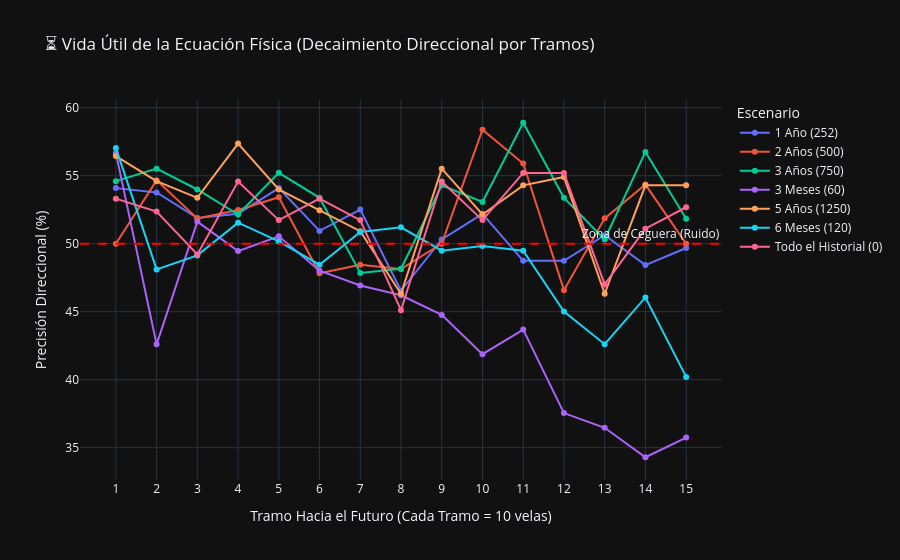

The cell this chart's notebook holds for it:
### Markdown cell above
### ⏳ Módulo 3: La Curva de Decaimiento Predictivo (The Decay Curve)
¿Hasta qué punto en el futuro la ecuación física pierde su fuerza de gravedad y es superada por el ruido del mercado? 
Aquí graficamos la caída de la precisión por **Tramos de 10 Velas** (del Tramo 1 al Tramo 15).

### Code cell
if not df_clean.empty:
    hit_cols = [f'Hit_B{i}' for i in range(1, 16)]
    
    # Promedio global según el Escenario (Periodo + Intervalo)
    decay_df = df_clean.groupby('Escenario')[hit_cols].mean().reset_index()
    
    # Transponer los datos (Melt) para que Plotly pueda dibujar la serie de tiempo
    decay_melted = pd.melt(decay_df, id_vars=['Escenario'], value_vars=hit_cols, 
                           var_name='Bloque_Futuro', value_name='Hit_Ratio')
    
    # Extraer el número de Tramo para el Eje X (1 al 15)
    decay_melted['Hit_Ratio'] = decay_melted['Hit_Ratio'] * 100
    decay_melted['Tramo_Futuro'] = decay_melted['Bloque_Futuro'].str.extract('(\d+)').astype(int)
    
    fig = px.line(decay_melted, x='Tramo_Futuro', y='Hit_Ratio', color='Escenario', markers=True,
                  title="⏳ Vida Útil de la Ecuación Física (Decaimiento Direccional por Tramos)",
                  labels={'Tramo_Futuro': 'Tramo Hacia el Futuro (Cada Tramo = 10 velas)', 'Hit_Ratio': 'Precisión Direccional (%)'})
    
    fig.add_hline(y=50, line_dash="dash", line_color="red", annotation_text="Zona de Ceguera (Ruido)")
    fig.update_xaxes(dtick=1) # Mostrar todos los números del 1 al 15 en el eje X
    fig.update_layout(template='plotly_dark')
    fig.show()

### Figure 1 — Plotly figure (JSON) as saved in the notebook; plotly's stock layout.template omitted (floating-point values rounded to 4 significant figures)
{"data": [{"hovertemplate": "Escenario=1 Año (252)<br>Tramo Hacia el Futuro (Cada Tramo = 10 velas)=%{x}<br>Precisión Direccional (%)=%{y}<extra></extra>", "legendgroup": "1 Año (252)", "line": {"color": "#636efa", "dash": "solid"}, "marker": {"symbol": "circle"}, "mode": "lines+markers", "name": "1 Año (252)", "orientation": "v", "showlegend": true, "type": "scatter", "x": [1, 2, 3, 4, 5, 6, 7, 8, 9, 10, 11, 12, 13, 14, 15], "xaxis": "x", "y": [54.09, 53.77, 51.89, 52.2, 54.09, 50.94, 52.52, 46.54, 50.31, 52.2, 48.74, 48.74, 50.63, 48.43, 49.69], "yaxis": "y"}, {"hovertemplate": "Escenario=2 Años (500)<br>Tramo Hacia el Futuro (Cada Tramo = 10 velas)=%{x}<br>Precisión Direccional (%)=%{y}<extra></extra>", "legendgroup": "2 Años (500)", "line": {"color": "#EF553B", "dash": "solid"}, "marker": {"symbol": "circle"}, "mode": "lines+markers", "name": "2 Años (500)", "orientation": "v", "showlegend": true, "type": "scatter", "x": [1, 2, 3, 4, 5, 6, 7, 8, 9, 10, 11, 12, 13, 14, 15], "xaxis": "x", "y": [50.0, 54.66, 51.86, 52.48, 53.42, 47.83, 48.45, 48.14, 50.0, 58.39, 55.9, 46.58, 51.86, 54.35, 50.0], "yaxis": "y"}, {"hovertemplate": "Escenario=3 Años (750)<br>Tramo Hacia el Futuro (Cada Tramo = 10 velas)=%{x}<br>Precisión Direccional (%)=%{y}<extra></extra>", "legendgroup": "3 Años (750)", "line": {"color": "#00cc96", "dash": "solid"}, "marker": {"symbol": "circle"}, "mode": "lines+markers", "name": "3 Años (750)", "orientation": "v", "showlegend": true, "type": "scatter", "x": [1, 2, 3, 4, 5, 6, 7, 8, 9, 10, 11, 12, 13, 14, 15], "xaxis": "x", "y": [54.6, 55.52, 53.99, 52.15, 55.21, 53.37, 47.85, 48.16, 54.29, 53.07, 58.9, 53.37, 50.31, 56.75, 51.84], "yaxis": "y"}, {"hovertemplate": "Escenario=3 Meses (60)<br>Tramo Hacia el Futuro (Cada Tramo = 10 velas)=%{x}<br>Precisión Direccional (%)=%{y}<extra></extra>", "legendgroup": "3 Meses (60)", "line": {"color": "#ab63fa", "dash": "solid"}, "marker": {"symbol": "circle"}, "mode": "lines+markers", "name": "3 Meses (60)", "orientation": "v", "showlegend": true, "type": "scatter", "x": [1, 2, 3, 4, 5, 6, 7, 8, 9, 10, 11, 12, 13, 14, 15], "xaxis": "x", "y": [56.68, 42.6, 51.62, 49.46, 50.54, 48.01, 46.93, 46.21, 44.77, 41.88, 43.68, 37.55, 36.46, 34.3, 35.74], "yaxis": "y"}, {"hovertemplate": "Escenario=5 Años (1250)<br>Tramo Hacia el Futuro (Cada Tramo = 10 velas)=%{x}<br>Precisión Direccional (%)=%{y}<extra></extra>", "legendgroup": "5 Años (1250)", "line": {"color": "#FFA15A", "dash": "solid"}, "marker": {"symbol": "circle"}, "mode": "lines+markers", "name": "5 Años (1250)", "orientation": "v", "showlegend": true, "type": "scatter", "x": [1, 2, 3, 4, 5, 6, 7, 8, 9, 10, 11, 12, 13, 14, 15], "xaxis": "x", "y": [56.44, 54.6, 53.37, 57.36, 53.99, 52.45, 50.92, 46.32, 55.52, 52.15, 54.29, 54.91, 46.32, 54.29, 54.29], "yaxis": "y"}, {"hovertemplate": "Escenario=6 Meses (120)<br>Tramo Hacia el Futuro (Cada Tramo = 10 velas)=%{x}<br>Precisión Direccional (%)=%{y}<extra></extra>", "legendgroup": "6 Meses (120)", "line": {"color": "#19d3f3", "dash": "solid"}, "marker": {"symbol": "circle"}, "mode": "lines+markers", "name": "6 Meses (120)", "orientation": "v", "showlegend": true, "type": "scatter", "x": [1, 2, 3, 4, 5, 6, 7, 8, 9, 10, 11, 12, 13, 14, 15], "xaxis": "x", "y": [57.04, 48.11, 49.14, 51.55, 50.17, 48.45, 50.86, 51.2, 49.48, 49.83, 49.48, 45.02, 42.61, 46.05, 40.21], "yaxis": "y"}, {"hovertemplate": "Escenario=Todo el Historial (0)<br>Tramo Hacia el Futuro (Cada Tramo = 10 velas)=%{x}<br>Precisión Direccional (%)=%{y}<extra></extra>", "legendgroup": "Todo el Historial (0)", "line": {"color": "#FF6692", "dash": "solid"}, "marker": {"symbol": "circle"}, "mode": "lines+markers", "name": "Todo el Historial (0)", "orientation": "v", "showlegend": true, "type": "scatter", "x": [1, 2, 3, 4, 5, 6, 7, 8, 9, 10, 11, 12, 13, 14, 15], "xaxis": "x", "y": [53.31, 52.37, 49.21, 54.57, 51.74, 53.31, 51.74, 45.11, 54.57, 51.74, 55.21, 55.21, 47.0, 51.1, 52.68], "yaxis": "y"}], "layout": {"annotations": [{"showarrow": false, "text": "Zona de Ceguera (Ruido)", "x": 1, "xanchor": "right", "xref": "x domain", "y": 50, "yanchor": "bottom", "yref": "y"}], "legend": {"title": {"text": "Escenario"}, "tracegroupgap": 0}, "shapes": [{"line": {"color": "red", "dash": "dash"}, "type": "line", "x0": 0, "x1": 1, "xref": "x domain", "y0": 50, "y1": 50, "yref": "y"}], "title": {"text": "⏳ Vida Útil de la Ecuación Física (Decaimiento Direccional por Tramos)"}, "xaxis": {"anchor": "y", "domain": [0, 1], "dtick": 1, "title": {"text": "Tramo Hacia el Futuro (Cada Tramo = 10 velas)"}}, "yaxis": {"anchor": "x", "domain": [0, 1], "title": {"text": "Precisión Direccional (%)"}}}}
